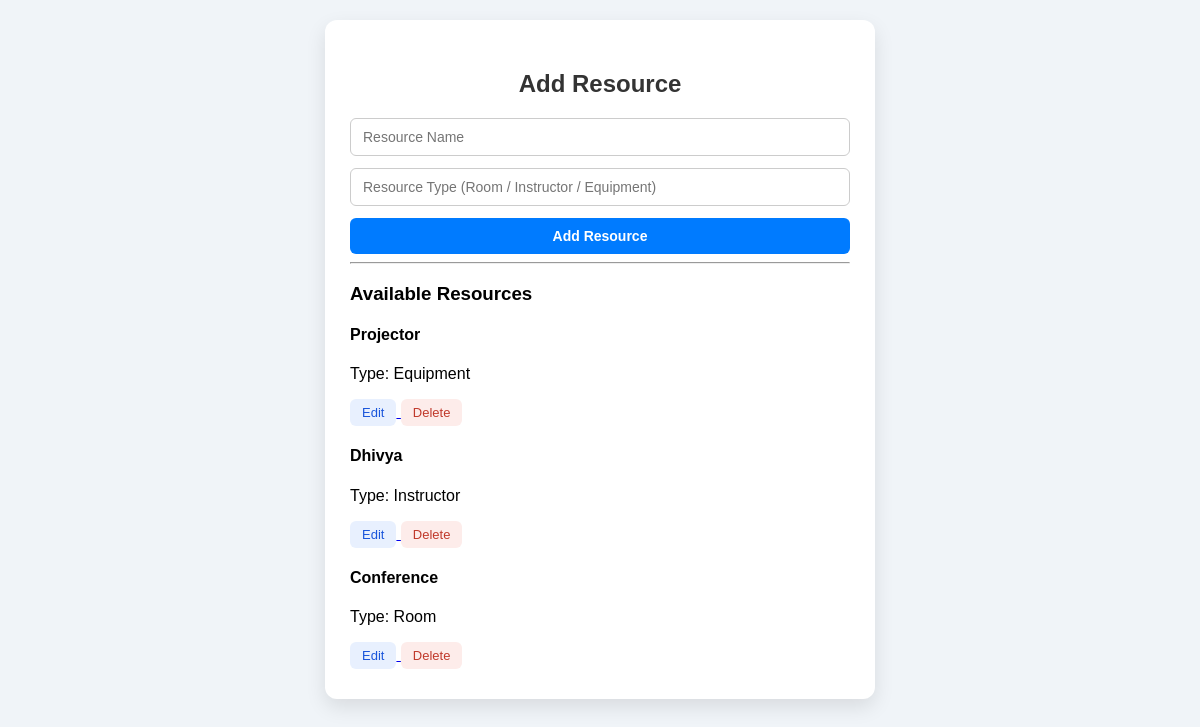
Page /resources on the committed database.
### models.py (models this page shows)
class Resource(db.Model):
    resource_id = db.Column(db.Integer, primary_key=True)
    resource_name = db.Column(db.String(100), nullable=False)
    resource_type = db.Column(db.String(50), nullable=False)

### app.py (the view, shortened to what this page needs)
@app.route('/resources', methods=['GET', 'POST'])
def resources():
    edit_resource = None
    resource_id = request.args.get('edit_resource')
    if resource_id:
        edit_resource = Resource.query.get(int(resource_id))
    return render_template('resources.html', resources=Resource.query.all(), edit_resource=edit_resource)

### templates/resources.html (shortened to what this page needs)
<!DOCTYPE html>
<html lang="en">
<head>
    <link rel="stylesheet" href="{{ url_for('static', filename='style.css') }}">
</head>
<body>
<div class="container">
    <h2>{{ edit_resource and 'Edit Resource' or 'Add Resource' }}</h2>
    <form method="post" class="event-form">
        <input type="text" name="name" placeholder="Resource Name" required
               value="{{ edit_resource.resource_name if edit_resource else '' }}">
        <input type="text" name="type" placeholder="Resource Type (Room / Instructor / Equipment)" required
               value="{{ edit_resource.resource_type if edit_resource else '' }}">
        <button type="submit">{{ edit_resource and 'Update Resource' or 'Add Resource' }}</button>
    </form>
    <hr>
    <h3>Available Resources</h3>
    {% for resource in resources %}
        <div class="event-card">
            <h4>{{ resource.resource_name }}</h4>
            <p class="desc">Type: {{ resource.resource_type }}</p>
            <div class="resource-actions">
                <a href="{{ url_for('resources', edit_resource=resource.resource_id) }}">
                    <button type="button" class="edit-btn">Edit</button>
                </a>
                <form action="/delete_resource/{{ resource.resource_id }}" method="post"
                      onsubmit="return confirm('Are you sure you want to delete this resource?');">
                    <button type="submit" class="delete-btn">Delete</button>
                </form>
            </div>
        </div>
    {% else %}
        <p>No resources added yet.</p>
    {% endfor %}
</div>
</body>
</html>

### static/style.css (style rules this page uses)
body { font-family: Arial, sans-serif; background-color: #f0f4f8; margin: 0; padding: 20px; display: flex; justify-content: center; align-items: flex-start; min-height: 100vh; }
.container { width: 100%; max-width: 500px; background-color: #fff; padding: 30px 25px; border-radius: 12px; box-shadow: 0 8px 20px rgba(0,0,0,0.1); }
h2 { text-align: center; color: #333; margin-bottom: 20px; }
.event-form { display: flex; flex-direction: column; gap: 12px; }
.event-form select, .event-form input, .event-form button { padding: 10px 12px; border-radius: 6px; border: 1px solid #ccc; font-size: 14px; box-sizing: border-box; }
.event-form button { background-color: #007bff; color: #fff; border: none; font-weight: bold; cursor: pointer; transition: all 0.3s ease; }

### templates/resources.html (style rules this page uses)
.resource-actions { margin-top: 10px; }
.resource-actions form { display: inline-block; margin-right: 6px; }
.resource-actions button { padding: 6px 12px; font-size: 13px; border: none; border-radius: 6px; cursor: pointer; font-weight: 500; transition: background-color 0.2s ease; }
.edit-btn { background-color: #e8f0fe; color: #1a56db; }
.delete-btn { background-color: #fdecea; color: #c0392b; }

### rows in the picture
Resource: resource_name "Projector", resource_type "Equipment"
Resource: resource_name "Dhivya", resource_type "Instructor"
Resource: resource_name "Conference", resource_type "Room"

### other values in the picture
{{ edit_resource and 'Edit Resource' or 'Add Resource' }} "Add Resource"
{{ edit_resource and 'Update Resource' or 'Add Resource' }} "Add Resource"
